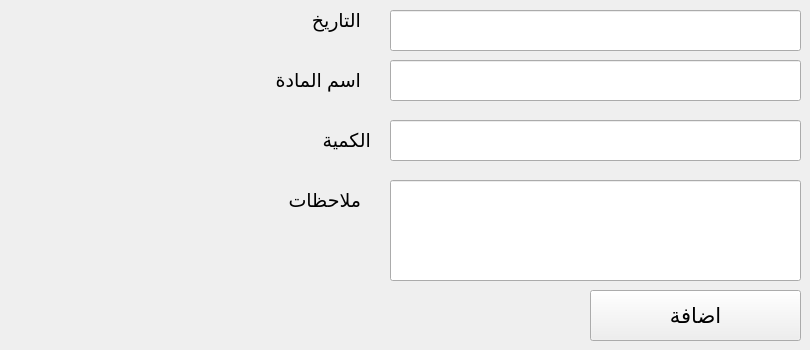
    <widget class="QWidget" name="tab_2">
     <attribute name="title">
      <string>اضافة مادة </string>
     </attribute>
     <widget class="QLabel" name="label">
      <property name="geometry">
       <rect>
        <x>120</x>
        <y>60</y>
        <width>241</width>
        <height>41</height>
       </rect>
      </property>
      <property name="font">
       <font>
        <pointsize>14</pointsize>
       </font>
      </property>
      <property name="text">
       <string>اسم المادة </string>
      </property>
     </widget>
     <widget class="QLabel" name="label_2">
      <property name="geometry">
       <rect>
        <x>120</x>
        <y>180</y>
        <width>241</width>
        <height>41</height>
       </rect>
      </property>
      <property name="font">
       <font>
        <pointsize>14</pointsize>
       </font>
      </property>
      <property name="text">
       <string>ملاحظات </string>
      </property>
     </widget>
     <widget class="QLabel" name="label_3">
      <property name="geometry">
       <rect>
        <x>130</x>
        <y>120</y>
        <width>241</width>
        <height>41</height>
       </rect>
      </property>
      <property name="font">
       <font>
        <pointsize>14</pointsize>
       </font>
      </property>
      <property name="text">
       <string>الكمية </string>
      </property>
     </widget>
     <widget class="QLineEdit" name="name_edit">
      <property name="geometry">
       <rect>
        <x>390</x>
        <y>60</y>
        <width>411</width>
        <height>41</height>
       </rect>
      </property>
      <property name="font">
       <font>
        <pointsize>16</pointsize>
       </font>
      </property>
     </widget>
     <widget class="QLineEdit" name="quantity_edit">
      <property name="geometry">
       <rect>
        <x>390</x>
        <y>120</y>
        <width>411</width>
        <height>41</height>
       </rect>
      </property>
      <property name="font">
       <font>
        <pointsize>16</pointsize>
       </font>
      </property>
     </widget>
     <widget class="QLineEdit" name="unit_edit">
      <property name="geometry">
       <rect>
        <x>390</x>
        <y>180</y>
        <width>411</width>
        <height>101</height>
       </rect>
      </property>
      <property name="font">
       <font>
        <pointsize>16</pointsize>
       </font>
      </property>
     </widget>
     <widget class="QPushButton" name="btn_add_product">
      <property name="geometry">
       <rect>
        <x>590</x>
        <y>290</y>
        <width>211</width>
        <height>51</height>
       </rect>
      </property>
      <property name="font">
       <font>
        <pointsize>16</pointsize>
       </font>
      </property>
      <property name="text">
       <string>اضافة</string>
      </property>
     </widget>
     <widget class="QLabel" name="label_22">
      <property name="geometry">
       <rect>
        <x>120</x>
        <y>0</y>
        <width>241</width>
        <height>41</height>
       </rect>
      </property>
      <property name="font">
       <font>
        <pointsize>14</pointsize>
       </font>
      </property>
      <property name="text">
       <string>التاريخ </string>
      </property>
     </widget>
     <widget class="QLineEdit" name="date_edit">
      <property name="geometry">
       <rect>
        <x>390</x>
        <y>10</y>
        <width>411</width>
        <height>41</height>
       </rect>
      </property>
      <property name="font">
       <font>
        <pointsize>16</pointsize>
       </font>
      </property>
     </widget>
    </widget>
